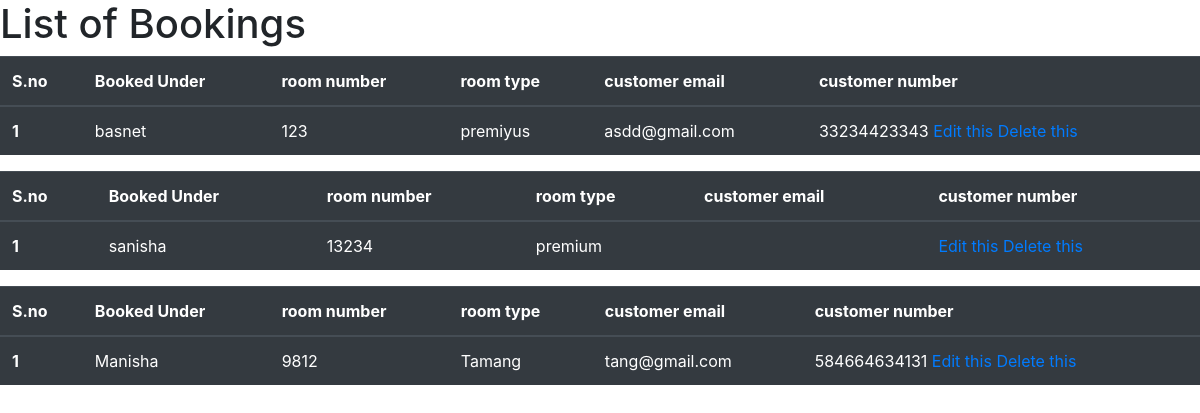
/booking/, run on an earlier commit of the app's database.
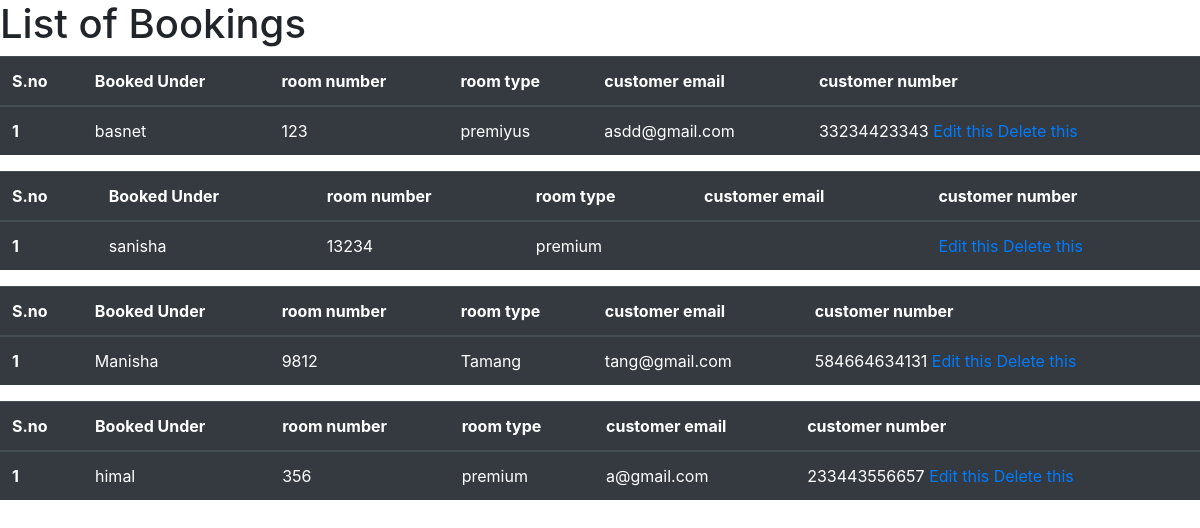
And on a later commit of the database.
### customer/models.py (models this page shows, shortened)
class BookRoom(models.Model):
    cname = models.CharField(max_length=20)
    roomtype =models.CharField(max_length=20)
    roomno=models.IntegerField()
    cemail = models.EmailField()
    ccontact = models.CharField(max_length=15)

### customer/views.py (the view)
# urls.py: path('booking/',views.view_Booking_lists),
def view_Booking_lists(request):
    list_of_Booking= BookRoom.objects.all()
    context_variable = {
        'booking':list_of_Booking
    }
    return render(request,'Bookings/bookings.html',context_variable)

### templates/Bookings/bookings.html (shortened to what this page needs)
<!DOCTYPE html>
<html lang="en">
<head>
    <link rel="stylesheet" href="https://stackpath.bootstrapcdn.com/bootstrap/4.4.1/css/bootstrap.min.css">
</head>
<body>
    <h1> List of Bookings </h1>
    {% for book in booking %}
    <table class="table table-dark">
  <thead>
    <tr>
      <th scope="col">S.no</th>
      <th scope="col">Booked Under</th>
      <th scope="col">room number</th>
      <th scope="col">room type</th>
      <th scope="col">customer email</th>
       <th scope="col">customer number</th>
    </tr>
  </thead>
  <tbody>
    <tr>
      <th scope="row">1</th>
      <td>{{book.cname}} </td>
      <td> {{book.roomno}}</td>
      <td>{{book.roomtype}}</td>
      <td> {{book.cemail}}</td>
      <td>{{book.ccontact}}
        <a href="update/{{book.id}}">Edit this</a>
        <a href="delete/{{book.id}}">Delete this</a>
    </td>
    </tr>
  </tbody>
</table>
    {% empty %}
        There are no room booked.
    {% endfor %}
</body>
</html>

What changed in the data, as far as the page shows it:
added BookRoom: cname "himal", roomno "356", roomtype "premium", cemail "a@gmail.com", ccontact "233443556657"
